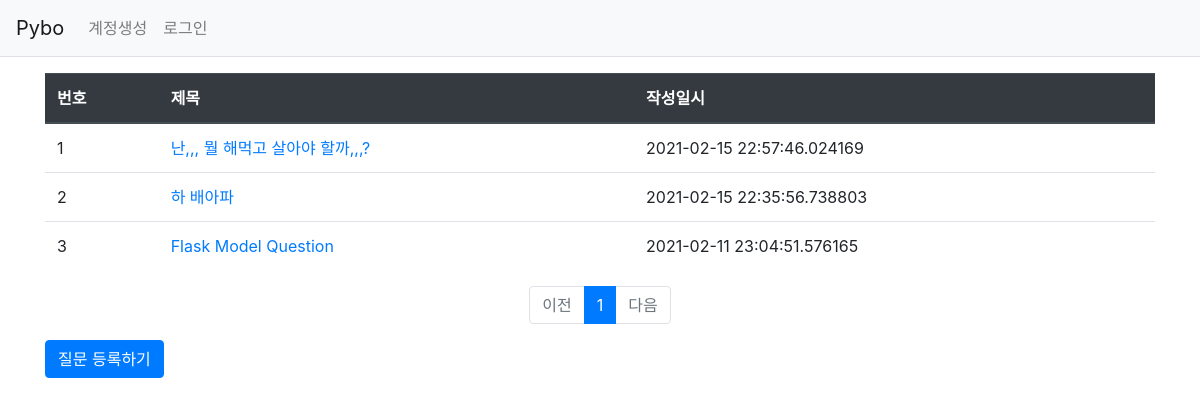
Page /question/list/ on the earlier database version.
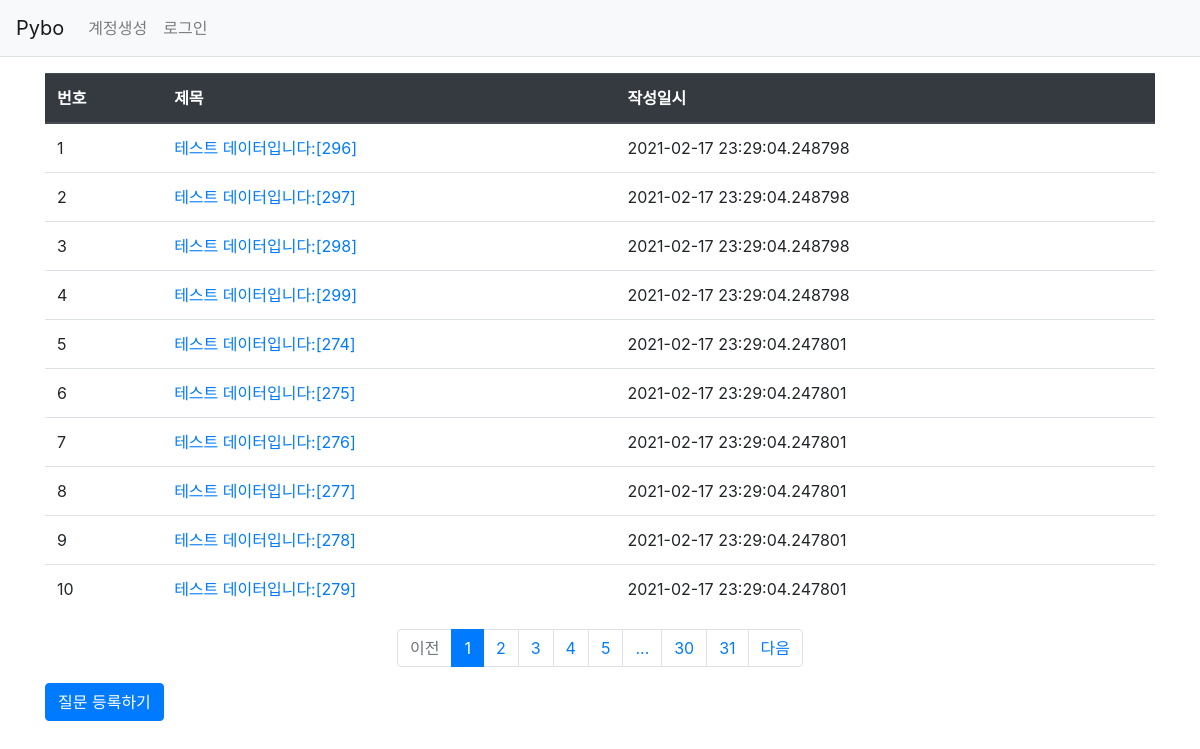
Same page on the later database version.
### pybo/models.py (models this page shows)
class Question(db.Model):   # 모든 모델의 기본 클래스인 db.Model 상속받음.
    id = db.Column(db.Integer, primary_key=True)
    subject = db.Column(db.String(200), nullable=False)
    content = db.Column(db.Text(), nullable=False)
    create_date = db.Column(db.DateTime(), nullable=False)

### pybo/views/question_views.py (the view)
@bp.route('/list/')
def _list():
    page = request.args.get('page', type=int, default=1)    # 페이징 기능 구현
    question_list = Question.query.order_by(Question.create_date.desc())
    question_list = question_list.paginate(page, per_page=10)
    return render_template('question/question_list.html', question_list=question_list)

### pybo/templates/question/question_list.html
{% extends 'base.html' %}
{% block content %}
<div class="container my-3">
    <table class="table">
        <thead>
            <tr class="thead-dark">
                <th>번호</th>
                <th>제목</th>
                <th>작성일시</th>
            </tr>
        </thead>
        <tbody>
            {% if question_list %}
            {% for question in question_list.items %}
            <tr>
                <td>{{loop.index}}</td>
                <td>
                    <a href="{{url_for('question.detail', question_id=question.id)}}">
                        {{question.subject}}
                    </a>
                </td>
                <td>{{question.create_date}}</td>
            </tr>
            {% endfor %}
            {% else %}
            <tr>
                <td colspan="3">질문이 없습니다.</td>
            </tr>
            {% endif %}
        </tbody>
    </table>
    <ul class="pagination justify-content-center">
        {% if question_list.has_prev %}
        <li class="page-item">
            <a class="page-link" href="?page={{ question_list.prev_num }}">이전</a>
        </li>
        {% else %}
        <li class="page-item disabled">
            <a class="page-link" tabindex="-1" aria-disabled="true" href="#">이전</a>
        </li>
        {% endif %}
        {% for page_num in question_list.iter_pages() %}
            {% if page_num %}
                {% if page_num != question_list.page %}
                <li class="page-item">
                    <a class="page-link" href="?page={{ page_num }}">{{ page_num }}</a>
                </li>
                {% else %}
                <li class="page-item active" aria-current="page">
                    <a class="page-link" href="#">{{ page_num }}</a>
                </li>
                {% endif %}
            {% else %}
                <li class="disabled">
                    <a class="page-link" href="#">...</a>
                </li>
            {% endif %}
        {% endfor %}
        {% if question_list.has_next %}
        <li class="page-item">
            <a class="page-link" href="?page={{ question_list.next_num }}">다음</a>
        </li>
        {% else %}
        <li class="page-item disabled">
            <a class="page-link" tabindex="-1" aria-disabled="true" href="#">다음</a>
        </li>
        {% endif %}
    </ul>
    <a href = "{{ url_for('question.create') }}" class="btn btn-primary">질문 등록하기</a>
</div>
{% endblock %}

### pybo/templates/base.html (shortened to what this page needs)
<!DOCTYPE html>
<html lang="en">
<head>
    <link rel="stylesheet" href="{{url_for('static', filename='bootstrap.min.css')}}">
    <link rel="stylesheet" href="{{url_for('static', filename='style.css')}}">
</head>
<body>
    {% include "navbar.html" %}
    {% block content %}
    {% endblock %}
</body>
</html>

### pybo/templates/navbar.html (shortened to what this page needs)
<nav class="navbar navbar-expand-lg navbar-light bg-light border-bottom">
    <a class="navbar-brand" href="{{ url_for('main.index') }}">Pybo</a>
    <div class="collapse navbar-collapse flex-grow-0" id="navbarNav">
        <ul class="navbar-nav">
            <li class="nav-item ">
                <a class="nav-link" href="#">계정생성</a>
            </li>
            <li class="nav-item ">
                <a class="nav-link" href="#">로그인</a>
            </li>
        </ul>
    </div>
</nav>

Differences in the rows shown:
no longer on this page (row unchanged): Question: subject "난,,, 뭘 해먹고 살아야 할까,,,?", create_date "2021-02-15 22:57:46.024169"
no longer on this page (row unchanged): Question: subject "하 배아파", create_date "2021-02-15 22:35:56.738803"
no longer on this page (row unchanged): Question: subject "Flask Model Question", create_date "2021-02-11 23:04:51.576165"
added Question: subject "테스트 데이터입니다:[296]", create_date "2021-02-17 23:29:04.248798"
added Question: subject "테스트 데이터입니다:[297]", create_date "2021-02-17 23:29:04.248798"
added Question: subject "테스트 데이터입니다:[298]", create_date "2021-02-17 23:29:04.248798"
added Question: subject "테스트 데이터입니다:[299]", create_date "2021-02-17 23:29:04.248798"
added Question: subject "테스트 데이터입니다:[274]", create_date "2021-02-17 23:29:04.247801"
added Question: subject "테스트 데이터입니다:[275]", create_date "2021-02-17 23:29:04.247801"
added Question: subject "테스트 데이터입니다:[276]", create_date "2021-02-17 23:29:04.247801"
added Question: subject "테스트 데이터입니다:[277]", create_date "2021-02-17 23:29:04.247801"
added Question: subject "테스트 데이터입니다:[278]", create_date "2021-02-17 23:29:04.247801"
added Question: subject "테스트 데이터입니다:[279]", create_date "2021-02-17 23:29:04.247801"
Other differences:
new list line: "2"
new list line: "3"
new list line: "4"
new list line: "5"
new list line: "30"
new list line: "31"
